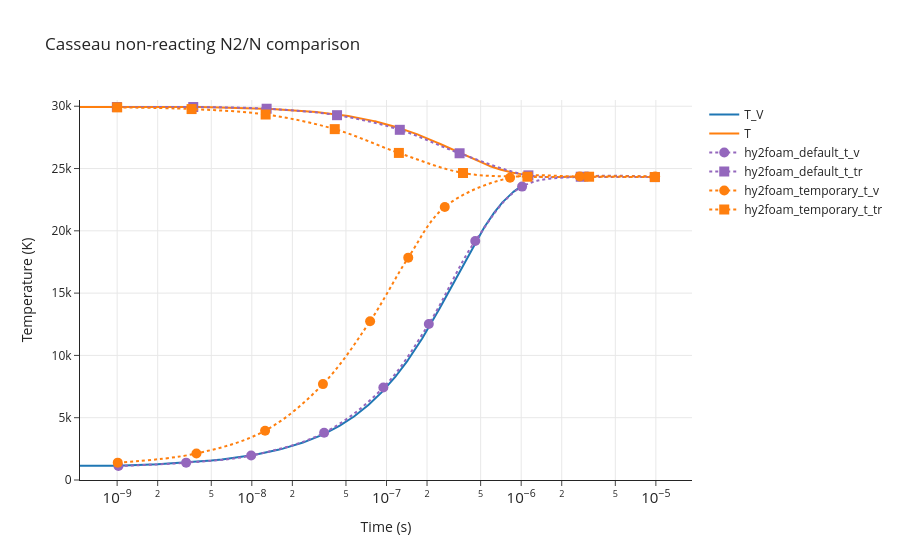

The code cell stored with this chart in its notebook:
### Code cell
make_temperature_reference_plot(
    result=multispecies_heating_result,
    reference_csv=RESULTS_DIR / "casseau_figure_3_3.csv",
    title="Casseau non-reacting N2/N comparison",
    yaxis_range=[0, 30500],
    T_eq=7623.3,
)

### Figure 1 — Plotly figure (JSON) as saved in the notebook; plotly's stock layout.template omitted (floating-point values rounded to 4 significant figures; data arrays with more than 128 entries replaced by an {"elided": "..."} marker saying what was removed)
{"data": [{"mode": "lines", "name": "T_V", "type": "scatter", "x": {"elided": "1000 float values"}, "y": {"elided": "1000 float values"}}, {"mode": "lines", "name": "T", "type": "scatter", "x": {"elided": "1000 float values"}, "y": {"elided": "1000 float values"}}, {"line": {"dash": "dot", "shape": "spline", "smoothing": 1}, "marker": {"color": "#9467bd", "size": 10, "symbol": "circle"}, "mode": "markers+lines", "name": "hy2foam_default_t_v", "type": "scatter", "x": [1.022e-09, 3.253e-09, 9.886e-09, 3.442e-08, 9.475e-08, 2.062e-07, 4.559e-07, 1.016e-06, 3.086e-06, 9.767e-06], "y": [1119.0, 1392.0, 1965.0, 3793.0, 7423.0, 12530.0, 19180.0, 23550.0, 24370.0, 24310.0]}, {"line": {"dash": "dot", "shape": "spline", "smoothing": 1}, "marker": {"color": "#9467bd", "size": 10, "symbol": "square"}, "mode": "markers+lines", "name": "hy2foam_default_t_tr", "type": "scatter", "x": [9.951e-10, 3.673e-09, 1.288e-08, 4.293e-08, 1.255e-07, 3.489e-07, 1.131e-06, 2.769e-06, 9.823e-06], "y": [29940.0, 29940.0, 29800.0, 29280.0, 28110.0, 26220.0, 24450.0, 24340.0, 24310.0]}, {"line": {"dash": "dot", "shape": "spline", "smoothing": 1}, "marker": {"color": "#ff7f0e", "size": 10, "symbol": "circle"}, "mode": "markers+lines", "name": "hy2foam_temporary_t_v", "type": "scatter", "x": [1.01e-09, 3.88e-09, 1.254e-08, 3.374e-08, 7.556e-08, 1.45e-07, 2.708e-07, 8.267e-07, 2.722e-06, 9.878e-06], "y": [1392.0, 2129.0, 3957.0, 7695.0, 12740.0, 17850.0, 21910.0, 24260.0, 24370.0, 24370.0]}, {"line": {"dash": "dot", "shape": "spline", "smoothing": 1}, "marker": {"color": "#ff7f0e", "size": 10, "symbol": "square"}, "mode": "markers+lines", "name": "hy2foam_temporary_t_tr", "type": "scatter", "x": [1.001e-09, 3.57e-09, 1.267e-08, 4.128e-08, 1.236e-07, 3.698e-07, 1.112e-06, 3.194e-06, 9.823e-06], "y": [29910.0, 29770.0, 29340.0, 28160.0, 26250.0, 24640.0, 24340.0, 24340.0, 24310.0]}], "layout": {"shapes": [{"line": {"color": "black", "dash": "dash"}, "type": "line", "x0": 0, "x1": 1, "xref": "x domain", "y0": 7623.0, "y1": 7623.0, "yref": "y"}], "title": {"text": "Casseau non-reacting N2/N comparison"}, "xaxis": {"exponentformat": "power", "showexponent": "all", "showgrid": true, "title": {"text": "Time (s)"}, "type": "log"}, "yaxis": {"range": [0, 30500], "showgrid": true, "title": {"text": "Temperature (K)"}}}}
